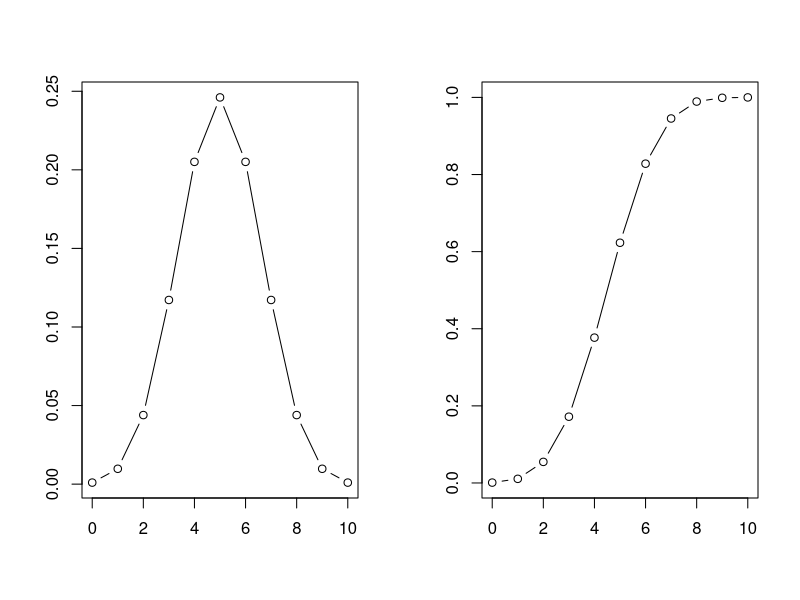
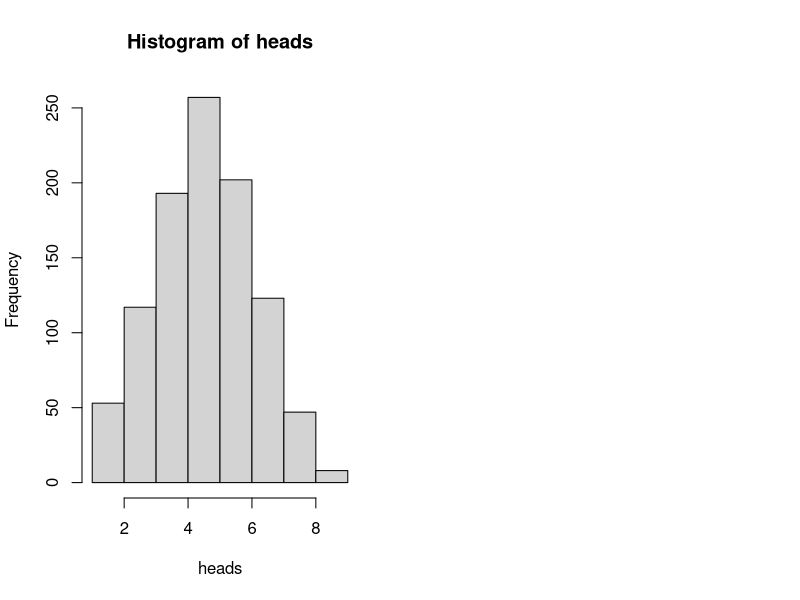

Write the R code that produced these figures, in order.
## ---- chunk 1
# computes P(X=5) for Bin(10,0.5)
p <- dbinom(5, 10, 0.5)

par(mfrow=c(1,2))

# plot the PMF for Bin(10,0.5)
curve(dbinom(x, 10, 0.5), from=0, to=10, n=11, type="b", ann=F)

# `pbinom` computes the CDF 
curve(pbinom(x, 10, 0.5), from=0, to=10, n=11, type="b",ann=F)
## ---- chunk 2
# draw a random value from a given Binomial distribution
# this allows us to simulate a random experiment
# e.g. the number of heads when flipping 10 fair coins
outcome <- rbinom(1, 10, 0.5)

# Repeat the experiment 1000 times
heads <- rbinom(1000, 10, 0.5)

# the histogram will converge to the ideal Binomial distribution
# if the experiment is repeated a large number of times
hist(heads)
